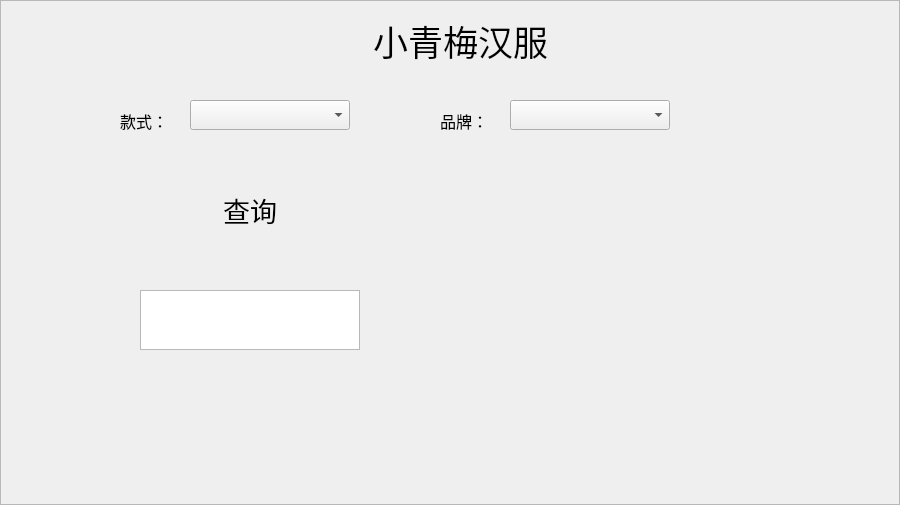
<?xml version="1.0" encoding="UTF-8"?>
<ui version="4.0">
 <class>Customer</class>
 <widget class="QWidget" name="Customer">
  <property name="geometry">
   <rect>
    <x>0</x>
    <y>0</y>
    <width>900</width>
    <height>505</height>
   </rect>
  </property>
  <property name="mouseTracking">
   <bool>false</bool>
  </property>
  <property name="windowTitle">
   <string>Form</string>
  </property>
  <property name="styleSheet">
   <string notr="true">QFrame#frame{
border-image: url(:/lantianlou.jpg);}</string>
  </property>
  <widget class="QFrame" name="frame">
   <property name="geometry">
    <rect>
     <x>0</x>
     <y>0</y>
     <width>900</width>
     <height>505</height>
    </rect>
   </property>
   <property name="frameShape">
    <enum>QFrame::StyledPanel</enum>
   </property>
   <property name="frameShadow">
    <enum>QFrame::Raised</enum>
   </property>
   <widget class="QLabel" name="label">
    <property name="geometry">
     <rect>
      <x>370</x>
      <y>10</y>
      <width>181</width>
      <height>61</height>
     </rect>
    </property>
    <property name="font">
     <font>
      <family>华文行楷</family>
      <pointsize>26</pointsize>
     </font>
    </property>
    <property name="text">
     <string>小青梅汉服</string>
    </property>
    <property name="alignment">
     <set>Qt::AlignCenter</set>
    </property>
   </widget>
   <widget class="QStackedWidget" name="stackedWidget">
    <property name="geometry">
     <rect>
      <x>100</x>
      <y>80</y>
      <width>731</width>
      <height>381</height>
     </rect>
    </property>
    <widget class="QWidget" name="page">
     <widget class="QLabel" name="label_2">
      <property name="geometry">
       <rect>
        <x>20</x>
        <y>30</y>
        <width>51</width>
        <height>21</height>
       </rect>
      </property>
      <property name="font">
       <font>
        <family>华文中宋</family>
        <pointsize>12</pointsize>
       </font>
      </property>
      <property name="text">
       <string>款式：</string>
      </property>
     </widget>
     <widget class="QLabel" name="label_3">
      <property name="geometry">
       <rect>
        <x>340</x>
        <y>30</y>
        <width>54</width>
        <height>21</height>
       </rect>
      </property>
      <property name="font">
       <font>
        <family>华文中宋</family>
        <pointsize>12</pointsize>
       </font>
      </property>
      <property name="text">
       <string>品牌：</string>
      </property>
     </widget>
     <widget class="QComboBox" name="Cus_queryTypeComboBox">
      <property name="geometry">
       <rect>
        <x>90</x>
        <y>20</y>
        <width>160</width>
        <height>30</height>
       </rect>
      </property>
     </widget>
     <widget class="QComboBox" name="Cus_queryBrandComboBox">
      <property name="geometry">
       <rect>
        <x>410</x>
        <y>20</y>
        <width>160</width>
        <height>30</height>
       </rect>
      </property>
     </widget>
     <widget class="QPushButton" name="Cus_queryPushButton">
      <property name="geometry">
       <rect>
        <x>40</x>
        <y>100</y>
        <width>220</width>
        <height>60</height>
       </rect>
      </property>
      <property name="font">
       <font>
        <family>方正舒体</family>
        <pointsize>20</pointsize>
       </font>
      </property>
      <property name="text">
       <string>查询</string>
      </property>
      <property name="flat">
       <bool>true</bool>
      </property>
     </widget>
     <widget class="QTableView" name="tableView">
      <property name="geometry">
       <rect>
        <x>40</x>
        <y>210</y>
        <width>220</width>
        <height>60</height>
       </rect>
      </property>
     </widget>
     <widget class="QLabel" name="imageLabel">
      <property name="geometry">
       <rect>
        <x>290</x>
        <y>80</y>
        <width>421</width>
        <height>281</height>
       </rect>
      </property>
      <property name="text">
       <string/>
      </property>
     </widget>
    </widget>
    <widget class="QWidget" name="page_2"/>
   </widget>
  </widget>
 </widget>
 <resources/>
 <connections/>
</ui>
